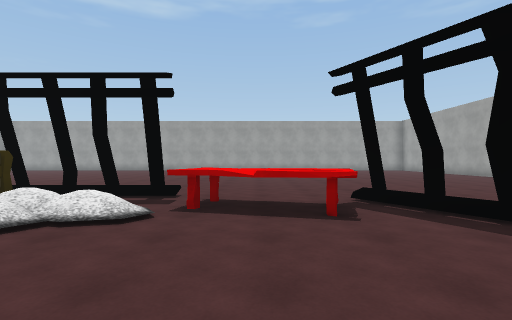
View 1 (above)

18 first-person views from a walk through a scene from a Unity 3-D project. The camera is 1.4 m above the floor, looks level and sees 85° across. The floor is counted in squares, 2 m on a side. Each view is taken from the middle of a square. On the plan, view 1 faces up. The plan holds only what a view shows up to about 9 squares ahead; the rest is blank. The place goes on beyond the plan. Some surface patterns are stand-ins.

View 2
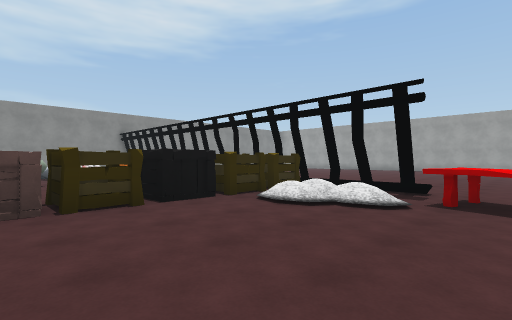

View 3
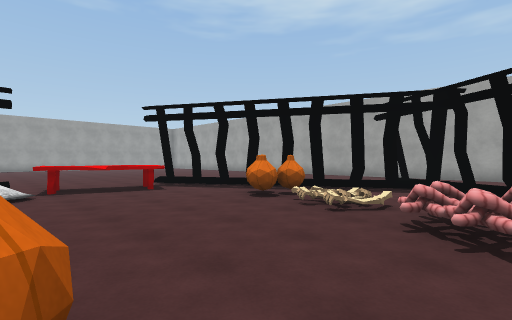

View 4
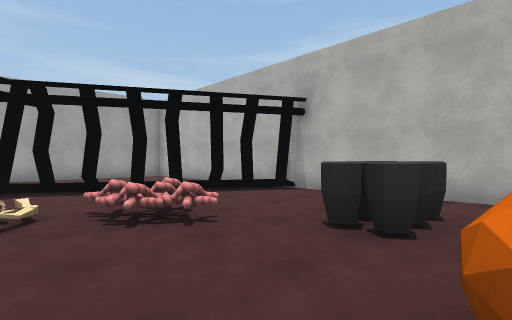

View 5
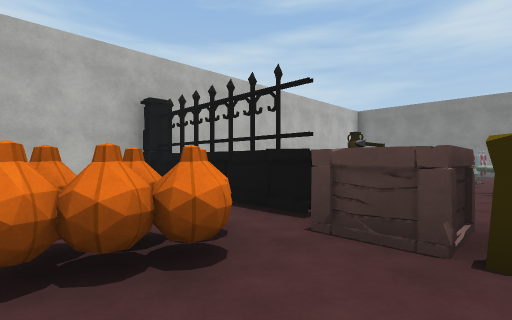

View 6
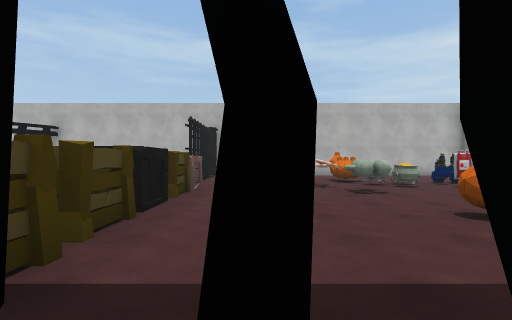

View 7
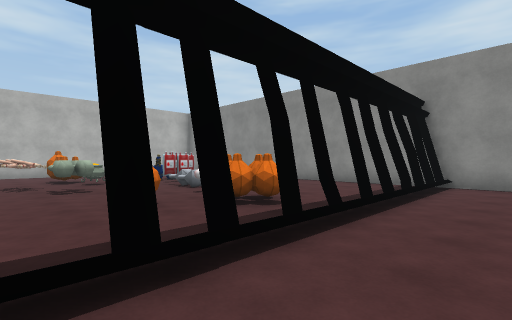

View 8
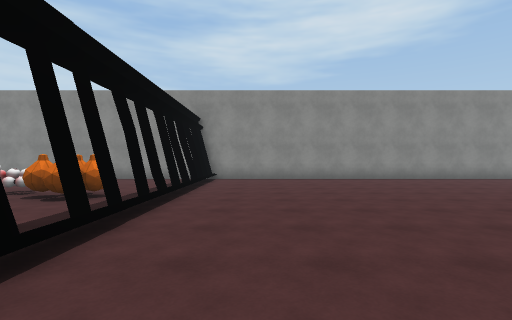

View 9
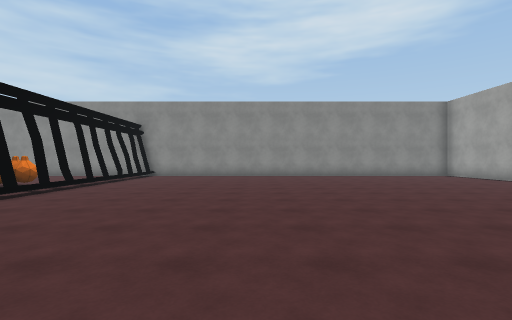

View 10
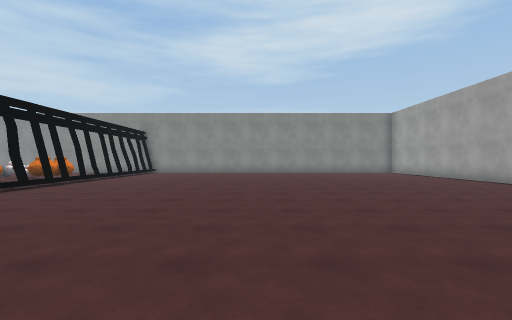

View 11
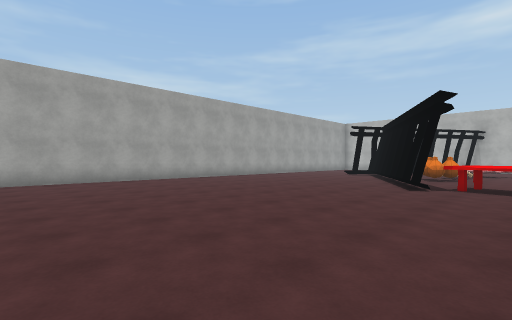

View 12
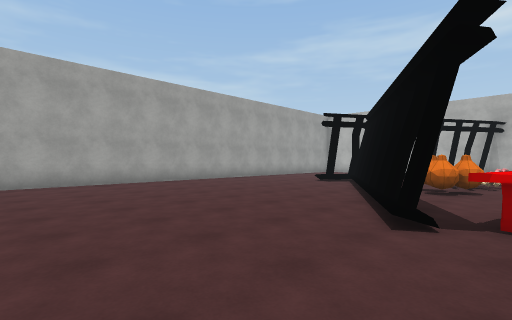

View 13
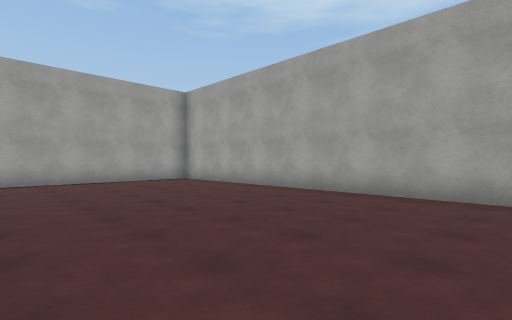

View 14
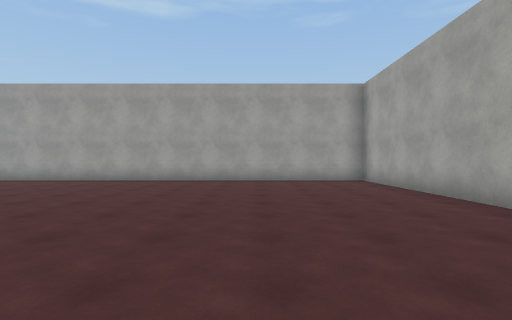

View 15
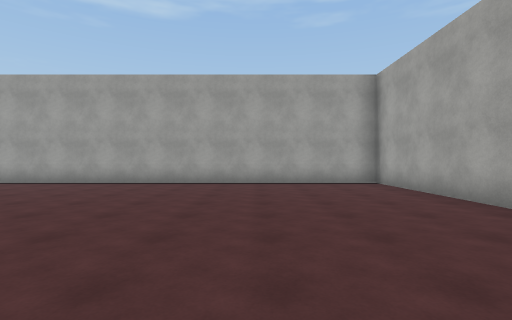

View 16
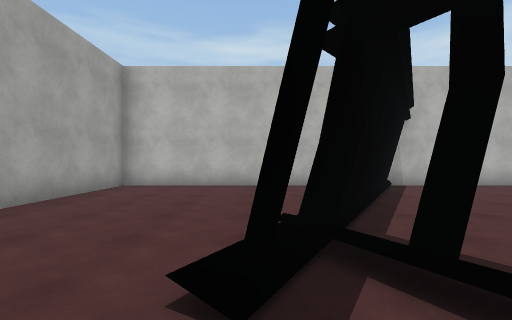

View 17
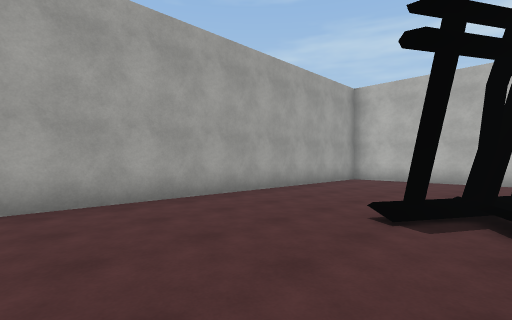

View 18
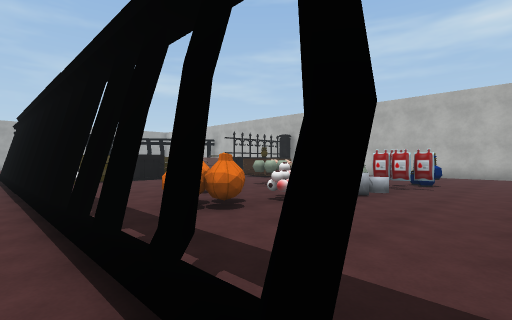

### Floor plan
Points are (right, up) in squares from view 1. A wall is a line through its corners. A room is listed if a view was taken in it or the views show most of it. See-through windows are left out.
Room 1 (views 1, 2, 3, 4, 5)
walls: (-4.9, -1.8) (-4.8, -6.5); (-4.5, -6.7) (2.4, -6.7); (3.1, 2.2) (3.2, 2.6); (3.9, -3.5) (4.4, -3.4); (4.4, -2.7) (5, -2.5) (5, -1.8); (-16.4, 5) (-16.4, 2.6)
low walls: (-1.5, 5.2) (-2.9, 5.2); (3.1, -5.3) (3.5, -4.6); (4.4, -3) (5.4, -1.4)
ways out: opening at (-4.5, 5) to room 2; opening at (2, -6) to room 2; gap at (-14, 5) to room 2; gap at (-8.5, 5) to room 2; gap at (-2, 5) to room 2; gap at (3, 2) to room 2
objects: other object (-13, -3); other object (-13, -2); other object (-13, -1); other object (-13, 0); other object (-13, 1); other object (-12, -2); other object (-12, -1); other object (-12, 0); other object (-12, 1); other object (-12, 2); other object (-12, 3) to (-11, 3); other object (-12, 4) to (-11, 4); other object (-11, -2); other object (-11, -1); other object (-11, 2); other object (-10, -4); other object (-10, -3); other object (-10, -2); other object (-10, -1); other object (-10, 0); other object (-10, 2) to (-10, 3); other object (-9, -1); other object (-9, 0); other object (-8, -2) to (-8, -1); other object (-7, -3) to (-7, -2); other object (-6, -1) to (-5, -1); other object (-6, 4) to (-5, 5); other object (-5, 0) to (-5, 1); other object (-5, 2); other object (-5, 3) to (-5, 4); other object (-3, -3); other object (-3, -2); other object (-2, -2); other object (-1, -5); other object (-1, -4); other object (-1, 4) to (1, 5); other object (1, -3); other object (1, -2); other object (2, -3); other object (2, -2); bones (2, -1); other object (2, 1); other object (3, 1)
Room 2 (views 6, 7, 8, 9, 10, 11, 12, 13, 14, 15, 16, 17, 18)
walls: (-11.1, 5.4) (-10.7, 5.1); (-9.1, 18.5) (-10, 18.5); (-13.8, 5.4) (-13.4, 5.1); (-16.4, 6.7) (-16.4, 5); (2.4, -6.7) (9.6, -6.7) (9.6, 18.5) (-1.7, 18.5)
ways out: opening at (-4.5, 5) to room 1; opening at (2, -6) to room 1; gap at (-14, 5) to room 1; gap at (-8.5, 5) to room 1; gap at (-2, 5) to room 1; gap at (3, 2) to room 1

Where each view was taken, in squares from view 1:
view 1: 0 up, 0 right, facing up
view 2: 1 down, 0 right, facing up-left
view 3: 3 down, 2 left, facing up-right
view 4: 1 down, 2 left, facing down-right
view 5: 0 up, 2 left, facing down-left
view 6: 6 up, 7 left, facing down
view 7: 7 up, 8 left, facing down-left
view 8: 7 up, 6 left, facing left
view 9: 10 up, 4 left, facing left
view 10: 11 up, 1 left, facing left
view 11: 12 up, 0 right, facing down-right
view 12: 8 up, 1 right, facing down-right
view 13: 9 up, 4 right, facing up-right
view 14: 9 up, 6 right, facing up
view 15: 10 up, 6 right, facing up
view 16: 1 up, 6 right, facing down
view 17: 3 up, 5 right, facing down-right
view 18: 6 up, 15 left, facing down-right
